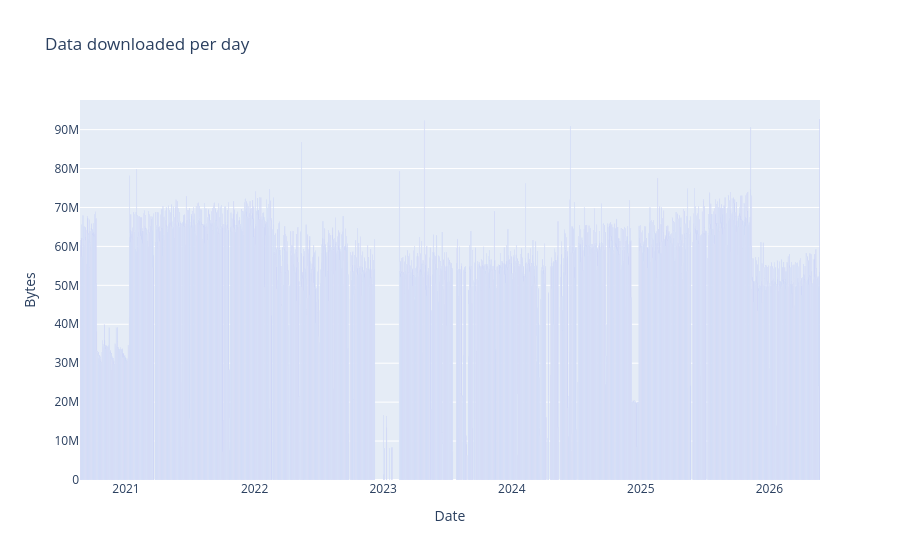

The notebook cell saved with this chart:
### Markdown cell above
## Bandwidth used

### Code cell
# https://plot.ly/python/bar-charts/

data = [Bar(
        x=grouped_df['date'],
        y=grouped_df['bytes']
    )]

layout = Layout(
        title='Data downloaded per day',
        xaxis=dict(
            title='Date'
        ),
        yaxis=dict(
            title='Bytes'
        )
    )

fig = Figure(data=data, layout=layout)

iplot(fig)

### Figure 1 — Plotly figure (JSON) as saved in the notebook; plotly's stock layout.template omitted (floating-point values rounded to 4 significant figures; data arrays with more than 128 entries replaced by an {"elided": "..."} marker saying what was removed)
{"data": [{"type": "bar", "x": {"elided": "1982 str values"}, "y": {"elided": "1982 int values"}}], "layout": {"title": {"text": "Data downloaded per day"}, "xaxis": {"title": {"text": "Date"}}, "yaxis": {"title": {"text": "Bytes"}}}}
